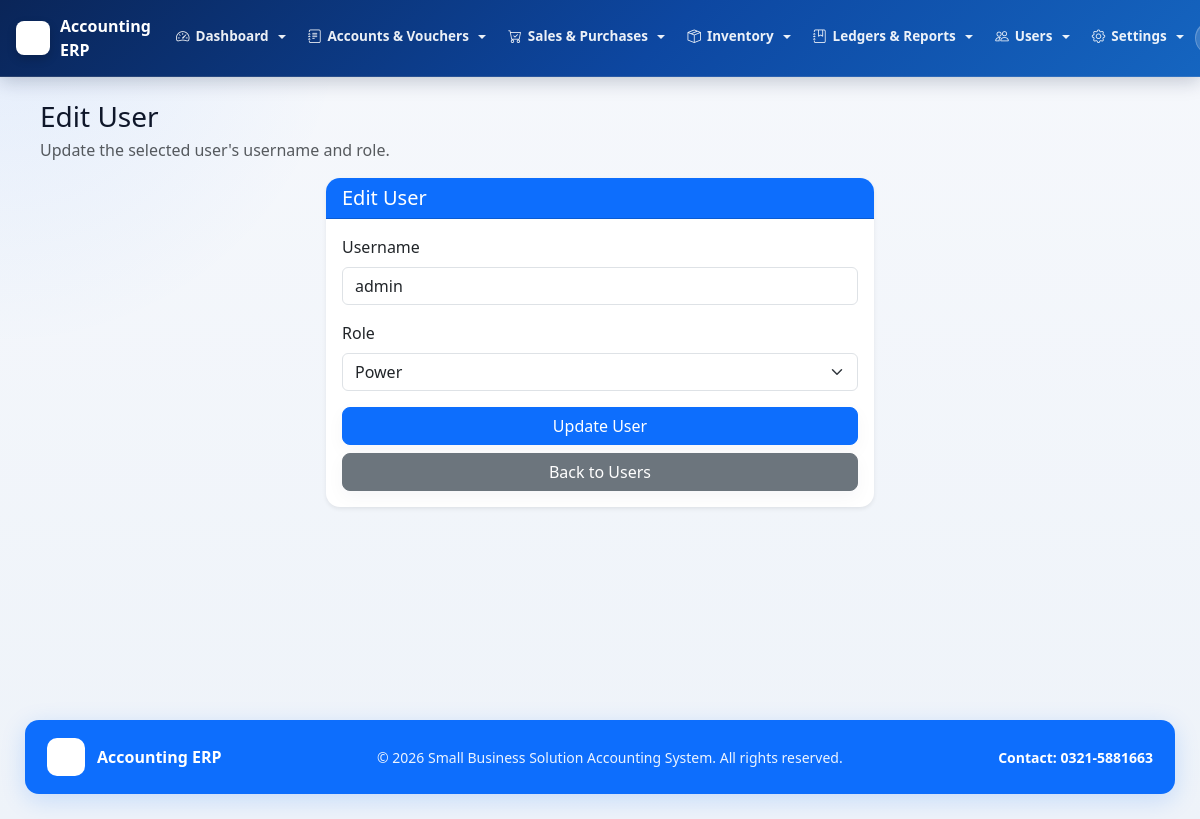
/admin/edit_user.php?id=1 (signed in), run on the app's committed database.
### tables this page shows
CREATE TABLE `company_settings` (
  `id` int(11) NOT NULL,
  `company_name` varchar(255) NOT NULL,
  `tagline` varchar(255) NOT NULL,
  `contact` varchar(100) NOT NULL,
  `address` varchar(255) NOT NULL,
  `email` varchar(255) NOT NULL,
  `logo_path` varchar(255) NOT NULL,
  `prepared_by_label` varchar(100) NOT NULL,
  `checked_by_label` varchar(100) NOT NULL,
  `approved_by_label` varchar(100) NOT NULL,
  `print_footer` varchar(255) NOT NULL,
  `system_activity_retention_months` int(11) NOT NULL DEFAULT 0,
  `approval_history_retention_months` int(11) NOT NULL DEFAULT 0,
  `updated_at` datetime NOT NULL DEFAULT current_timestamp() ON UPDATE current_timestamp(),
  PRIMARY KEY (`id`)
);

CREATE TABLE `users` (
  `id` int(11) NOT NULL AUTO_INCREMENT,
  `username` varchar(100) NOT NULL,
  `password` varchar(100) NOT NULL,
  `role_id` int(11) DEFAULT NULL,
  `created_at` timestamp NOT NULL DEFAULT current_timestamp(),
  PRIMARY KEY (`id`),
  UNIQUE KEY `username` (`username`)
);

### admin/edit_user.php (the view, shortened to what the rows shown need)
<?php
include "../config/db.php";
$id = intval($_GET['id']);
$user = mysqli_fetch_assoc(mysqli_query($conn, "SELECT * FROM users WHERE id='$id'"));
include "../includes/header.php";
?>
<div class="container-fluid edit-user-page mt-4">
    <div class="row justify-content-center">
        <div class="col-lg-6 col-md-8">
            <div class="card shadow-sm">
                <div class="card-body">
                    <form method="POST">
                        <div class="mb-3">
                            <label class="form-label">Username</label>
                            <input type="text" name="username" class="form-control" value="<?php echo htmlspecialchars($user['username']); ?>" required>
                        </div>
                    </form>
                </div>
            </div>
        </div>
    </div>
</div>
<?php include "../includes/footer.php"; ?>

### includes/header.php (shortened to what the rows shown need)
<?php
require_once __DIR__ . "/rbac.php";
require_once __DIR__ . "/branding.php";
$base_url = "/accounting-system/";
$branding = get_branding_settings();
$minimal_layout = isset($minimal_layout) && $minimal_layout;
?>
<!DOCTYPE html>
<html lang="en">
<head>
<link href="<?php echo $base_url; ?>assets/css/bootstrap.min.css" rel="stylesheet">
<link href="<?php echo $base_url; ?>assets/bootstrap-icons-1.13.1/font/bootstrap-icons.css" rel="stylesheet">
</head>
<body>
<?php if (!$minimal_layout): ?>
<nav class="navbar navbar-expand-lg fixed-top-nav navbar-dark">
    <div class="container-fluid px-3">
        <a class="navbar-brand-erp" href="<?php echo $base_url; ?>admin/dashboard/dashboard.php">
            <?php if (!empty($branding['logo_url'])): ?>
                <img src="<?php echo htmlspecialchars($branding['logo_url']); ?>" alt="Logo" class="brand-logo-img">
            <?php endif; ?>
            <span class="d-none d-sm-inline"><?php echo htmlspecialchars($branding['company_name']); ?></span>
        </a>
        <div class="collapse navbar-collapse" id="topNavbarCollapse">
            <?php if (isset($_SESSION['user_id'])): ?>
            <?php
            $canDashboard          = rbac_can_access('dashboard_home');
            $canAiDashboard        = rbac_can_access('dashboard_ai');
            $canBackup             = rbac_can_access('database_backup');
            $canCompanySettings    = rbac_can_access('company_settings_page');
            $canPeriodClosing      = rbac_can_access('period_closing_page');
            $canRecycleBin         = rbac_can_access('recycle_bin_page');
            $canSystemActivity     = rbac_can_access('system_activity_page');
            $canApprovalHistory    = rbac_can_access('approval_history_page');
            $canUsersPage          = rbac_can_access('users_page');
            $canRolesPage          = rbac_can_access('roles_page');
            $canUserRolesPage      = rbac_can_access('user_roles_page');
            $canRolePermissionsPage= rbac_can_access('role_permissions_page');
            $canAccountLedger      = rbac_can_access('account_ledger');
            $canTrialBalance       = rbac_can_access('trial_balance');
            $canChartOfAccounts    = rbac_can_access('chart_of_accounts');
            $canOpeningBalance     = rbac_can_access('opening_balance');
            $canPaymentVoucherAdd  = rbac_can_access('payment_voucher_add');
            $canPaymentVoucherList = rbac_can_access('payment_voucher_list');
            $canReceiptVoucherAdd  = rbac_can_access('receipt_voucher_add');
            $canReceiptVoucherList = rbac_can_access('receipt_voucher_list');
            $canGeneralVoucherAdd  = rbac_can_access('general_voucher_add');
            $canGeneralVoucherList = rbac_can_access('general_voucher_list');
            $canCashBook           = rbac_can_access('cash_book');
            $canBankBook           = rbac_can_access('bank_book');
            $canCategoriesPage     = rbac_can_access('categories_page');
            $canInventoryPage      = rbac_can_access('inventory_page');
            $canStockAdjustmentAdd = rbac_can_access('stock_adjustment_add');
            $canStockAdjustmentList= rbac_can_access('stock_adjustment_list');
            $canStockLedger        = rbac_can_access('stock_ledger');
            $canPurchaseAdd        = rbac_can_access('purchase_add');
            $canPurchaseList       = rbac_can_access('purchase_list');
            $canPurchaseLedger     = rbac_can_access('purchase_ledger');
            $canSaleAdd            = rbac_can_access('sale_add');
            $canSaleList           = rbac_can_access('sale_list');
            $canSaleLedger         = rbac_can_access('sale_ledger');
            ?>
            <ul class="navbar-nav me-auto mb-2 mb-lg-0">
                <?php if ($canDashboard || $canAiDashboard): ?>
                <li class="nav-item dropdown">
                    <a class="nav-link dropdown-toggle" href="#" id="navDashboard" role="button" data-bs-toggle="dropdown" aria-expanded="false">
                        <i class="bi bi-speedometer2"></i> Dashboard
                    </a>
                </li>
                <?php endif; ?>
                <?php if ($canChartOfAccounts || $canOpeningBalance || $canPaymentVoucherAdd || $canPaymentVoucherList || $canReceiptVoucherAdd || $canReceiptVoucherList || $canGeneralVoucherAdd || $canGeneralVoucherList): ?>
                <li class="nav-item dropdown">
                    <a class="nav-link dropdown-toggle" href="#" id="navAccounts" role="button" data-bs-toggle="dropdown" aria-expanded="false">
                        <i class="bi bi-journal-text"></i> Accounts &amp; Vouchers
                    </a>
                </li>
                <?php endif; ?>
                <?php if ($canSaleAdd || $canSaleList || $canPurchaseAdd || $canPurchaseList): ?>
                <li class="nav-item dropdown">
                    <a class="nav-link dropdown-toggle" href="#" id="navSales" role="button" data-bs-toggle="dropdown" aria-expanded="false">
                        <i class="bi bi-cart-check"></i> Sales &amp; Purchases
                    </a>
                </li>
                <?php endif; ?>
                <?php if ($canInventoryPage || $canCategoriesPage || $canStockAdjustmentAdd || $canStockAdjustmentList): ?>
                <li class="nav-item dropdown">
                    <a class="nav-link dropdown-toggle" href="#" id="navInventory" role="button" data-bs-toggle="dropdown" aria-expanded="false">
                        <i class="bi bi-box-seam"></i> Inventory
                    </a>
                </li>
                <?php endif; ?>
                <?php if ($canTrialBalance || $canAccountLedger || $canCashBook || $canBankBook || $canSaleLedger || $canPurchaseLedger || $canStockLedger): ?>
                <li class="nav-item dropdown">
                    <a class="nav-link dropdown-toggle" href="#" id="navReports" role="button" data-bs-toggle="dropdown" aria-expanded="false">
                        <i class="bi bi-journal-bookmark"></i> Ledgers &amp; Reports
                    </a>
                </li>
                <?php endif; ?>
                <?php if ($canUsersPage || $canRolesPage || $canUserRolesPage || $canRolePermissionsPage): ?>
                <li class="nav-item dropdown">
                    <a class="nav-link dropdown-toggle" href="#" id="navUsers" role="button" data-bs-toggle="dropdown" aria-expanded="false">
                        <i class="bi bi-people"></i> Users
                    </a>
                </li>
                <?php endif; ?>
                <?php if ($canCompanySettings || $canPeriodClosing || $canApprovalHistory || $canSystemActivity || $canRecycleBin || $canBackup): ?>
                <li class="nav-item dropdown">
                    <a class="nav-link dropdown-toggle" href="#" id="navSettings" role="button" data-bs-toggle="dropdown" aria-expanded="false">
                        <i class="bi bi-gear"></i> Settings
                    </a>
                </li>
                <?php endif; ?>
            </ul>
            <div class="d-flex align-items-center gap-2 py-2 py-lg-0">
                <span class="user-badge-nav d-none d-md-inline-flex align-items-center">
                </span>
            </div>
            <?php endif; ?>
        </div>
    </div>
</nav>
<?php endif; ?>
<div class="content">

### includes/footer.php
<?php
require_once __DIR__ . "/branding.php";
$branding = get_branding_settings();
?>
</div>
<?php if (empty($minimal_layout)): ?>
<footer style="margin-left:0;padding:0 25px 25px;">
    <div style="background:#0d6efd;border-radius:14px;padding:18px 22px;box-shadow:0 6px 24px rgba(13,110,253,0.18);display:flex;justify-content:space-between;align-items:center;gap:12px;flex-wrap:wrap;">
        <div style="display:flex;align-items:center;gap:12px;color:#ffffff;font-weight:700;">
            <?php if (!empty($branding['logo_url'])): ?>
                <img src="<?php echo htmlspecialchars($branding['logo_url']); ?>" alt="Logo" style="width:38px;height:38px;object-fit:contain;border-radius:10px;background:#ffffff;padding:5px;">
            <?php endif; ?>
            <span><?php echo htmlspecialchars($branding['company_name']); ?></span>
        </div>
        <div style="color:rgba(255,255,255,0.92);font-size:14px;">
            &copy; <?php echo date("Y"); ?> <?php echo htmlspecialchars($branding['tagline']); ?>. All rights reserved.
        </div>
        <div style="color:#ffffff;font-weight:600;font-size:14px;">
            Contact: <?php echo htmlspecialchars($branding['contact']); ?>
        </div>
    </div>
</footer>
<?php endif; ?>
</body>
</html>

### data on the page
company_settings: company_name "Accounting ERP", tagline "Small Business Solution Accounting System", contact "0321-5881663"
users: username "admin"

### other printed values
form field role_id "Power"
